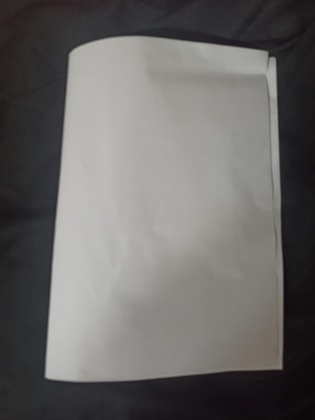
%> input picture HW3/HW3.jpg, 315 x 420 px, shrunk from 667 x 888 before the run
$ octave BIP_HW3_part1.m   (GNU Octave 9; MATLAB toolbox functions it lacks are replaced by stand-ins)
%> lines starting %> are read from the running program, lines starting %| are printed output that depends on the picture; in (x1, y1, x2, y2) boxes, pixels count from 0 and x2, y2 are one past the last pixel; in counts of white or black regions, pixels touching at a corner belong together; the program's own positions count from 1
%part I
clear;
close all;
%read the rgb image
rgbimg=imread('HW3.jpg');
%> rgbimg is the input picture: size 420x315x3 uint8; mean R, G, B 105.6, 104, 102.6
%other image

%rgbimg=imread('arbi.jpg'); % animation image
%rgbimg=imread('Test.jpg'); % camera image

%rgb to gray-256
grayimg=rgb2gray(rgbimg);
figure('Name','gray-256 image');
imshow(grayimg);
%-------------------------------creat kernel-------------------------------
prewitt_x=[1 0 -1;1 0 -1;1 0 -1];
prewitt_y=[-1 -1 -1;0 0 0;1 1 1];

sobel_x=[1 0 -1;2 0 -2;1 0 -1];
sobel_y=[-1 -2 -1;0 0 0;1 2 1];

frei_x=[1 0 -1;sqrt(2) 0 -sqrt(2);1 0 -1];
frei_y=[-1 -sqrt(2) -1;0 0 0;1 sqrt(2) 1];

roberts_x=[1 0;0 -1];
roberts_y=[0 1;-1 0];

ave=fspecial('average',[3,3]);
%--------------------------------------------------------------------------

%use prewitt kernel to calculate x-gradient and y-gradient without image enhancement
%reference좬https://blog.csdn.net/zhufanqie/article/details/8709910?utm_medium=distribute.pc_relevant.none-task-blog-BlogCommendFromMachineLearnPai2-1.channel_param&depth_1-utm_source=distribute.pc_relevant.none-task-blog-BlogCommendFromMachineLearnPai2-1.channel_param
figure('Name','prewitt gradient without enhancement ')
subplot(1,2,1);
%get x_gradient
P_gradx=filter2(prewitt_x,grayimg,'same');
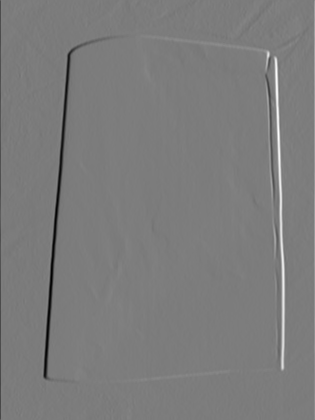
%> P_gradx: size 420x315 double; min -308, max 324, mean 0.1; drawn with min black and max white
P_gradx=abs(P_gradx);
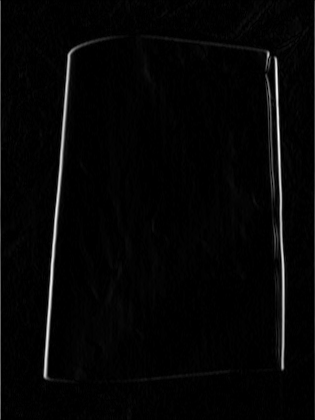
%> P_gradx: size 420x315 double; min 0, max 324, mean 7.3; drawn with min black and max white
imshow(P_gradx,[]);
title('prewitt x-gradient of image');
subplot(1,2,2);
%get y_gradient
P_grady=filter2(prewitt_y,grayimg,'same');
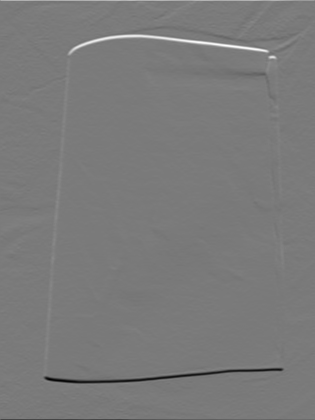
%> P_grady: size 420x315 double; min -288, max 310, mean -0.1; drawn with min black and max white
P_grady=abs(P_grady);
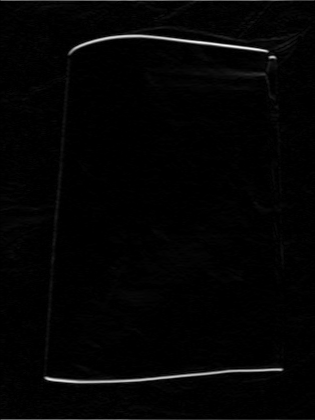
%> P_grady: size 420x315 double; min 0, max 310, mean 5.3; drawn with min black and max white
imshow(P_grady,[]);
title('prewitt y-gradient of image');

%To reduce complexity,grad=sqrt(gradx.^2+grady.^2) ->grad=gradx+grady
%reference좬https://www.itread01.com/content/1541476929.html
%%get gradient
P_grad=P_gradx+P_grady;
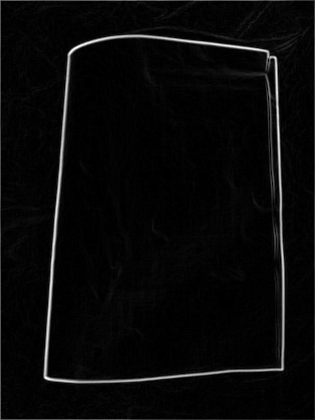
%> P_grad: size 420x315 double; min 0, max 358, mean 12.6; drawn with min black and max white
%set threshold=20 after lots of trial and error
threshold=20;
for ii =1:size(P_grad,1)
    for jj=1:size(P_grad,2)
        if P_grad(ii,jj)<threshold
            P_grad(ii,jj)=0;
        end
    end
end
figure('Name','prewitt without enhancement ');
imshow(P_grad,[]);
title('prewitt gradient of image');

%use sobel kernel to calculate x-gradient and y-gradient without image enhancement
figure('Name','sobel gradient without enhancement');
subplot(1,2,1);
%get x_gradient
S_gradx=filter2(sobel_x,grayimg,'same');
S_gradx=abs(S_gradx);
imshow(S_gradx,[]);
title('sobel x-gradient of image');
subplot(1,2,2);
%get y_gradient
S_grady=filter2(sobel_y,grayimg,'same');
S_grady=abs(S_grady);
imshow(S_grady,[]);
title('sobel y-gradient of image');
%get gradient
S_grad=S_gradx+S_grady;
%set threshold=20 after lots of trial and error
threshold=20;
for ii =1:size(S_grad,1)
    for jj=1:size(S_grad,2)
        if S_grad(ii,jj)<threshold
            S_grad(ii,jj)=0;
        end
    end
end
figure('Name','sobel without  enhancement ');
imshow(S_grad,[]);
title('sobel gradient of image');


%use sobel kernel to calculate x-gradient and y-gradient
%with image enhancement (Average->Sobel)
figure('Name','after image enhancement');
ave_img_x=abs(filter2(ave,grayimg,'same'));
ave_img=double(grayimg)+ave_img_x;
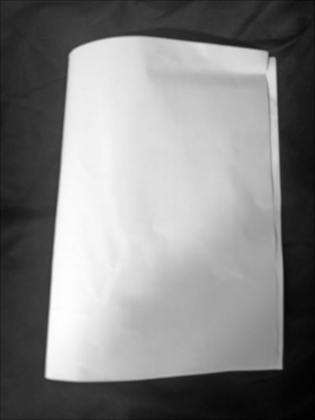
%> ave_img: size 420x315 double; min 15.78, max 388, mean 208.6; drawn with min black and max white
imshow(ave_img,[]);

figure('Name','sobel with  enhancement ')
S_gradx_R=filter2(sobel_x,ave_img,'same');
S_gradx_R=abs(S_gradx_R);
S_grady_R=filter2(sobel_y,ave_img,'same');
S_grady_R=abs(S_grady_R);
S_grad_R=S_gradx_R+S_grady_R;
imshow(S_grad_R,[]);

%-----------------use matlab function 'edge'-----------------
%reference좬https://blog.csdn.net/keith_bb/article/details/51177199
prewittimg=edge(grayimg,'prewitt');
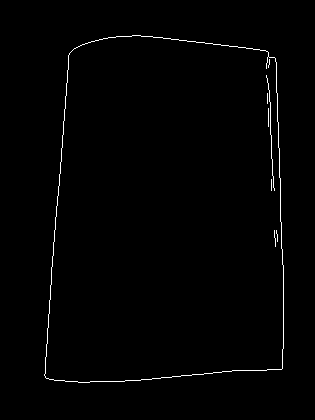
%> prewittimg: size 420x315 logical; 0.97% white in thin lines or dots, all inside (x1, y1, x2, y2) = (44, 35, 284, 383)
figure('Name','use edge prewitt ');
imshow(prewittimg);

sobelimg=edge(grayimg,'sobel');
figure('Name','use edge sobel ');
imshow(sobelimg);

$ run again, with HW3/Test.jpg copied over HW3/HW3.jpg
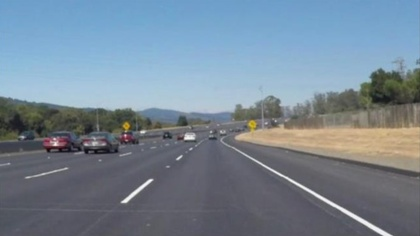
%> input picture HW3/Test.jpg, 420 x 236 px, shrunk from 690 x 388 before the run
%> rgbimg is the input picture: size 236x420x3 uint8; mean R, G, B 118.4, 134.3, 148.7
%> `prewittimg=edge(grayimg,'prewitt');`:
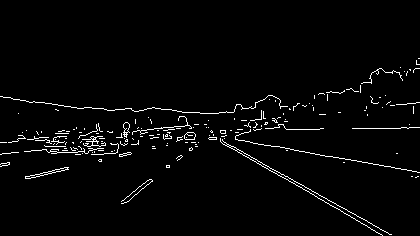
%> prewittimg: size 236x420 logical; 2.6% white in thin lines or dots, all inside (x1, y1, x2, y2) = (0, 58, 420, 236)
%> `sobelimg=edge(grayimg,'sobel');`:
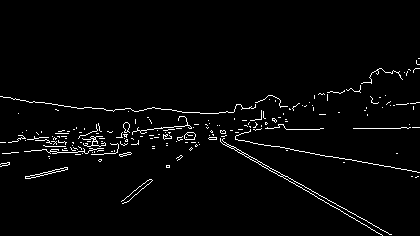
%> sobelimg: size 236x420 logical; 2.5% white in thin lines or dots, all inside (x1, y1, x2, y2) = (0, 58, 420, 236)
